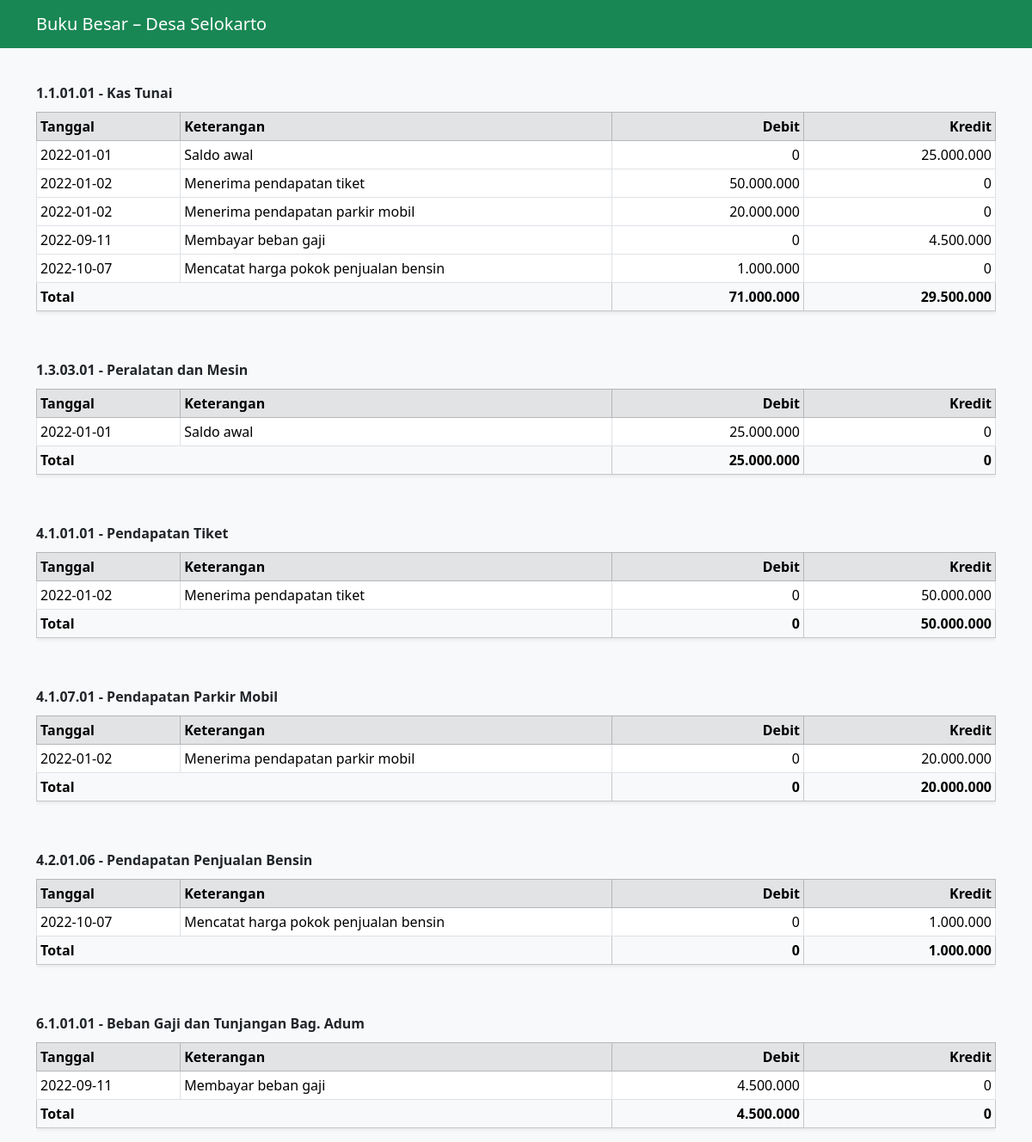
/Keuangan_Desa/pages/buku_besar.php (signed in), run on the app's committed database.
### tables this page shows
CREATE TABLE `coa` (
  `id` int(10) NOT NULL,
  `kode` varchar(15) DEFAULT NULL,
  `nama` varchar(100) DEFAULT NULL,
  `jenis` enum('aset','kewajiban','modal','pendapatan','beban') DEFAULT NULL
);

CREATE TABLE `jurnal_detail` (
  `id` int(10) NOT NULL,
  `jurnal_id` int(10) DEFAULT NULL,
  `coa_id` int(10) DEFAULT NULL,
  `debit` decimal(15,2) DEFAULT NULL,
  `kredit` decimal(15,2) DEFAULT NULL
);

CREATE TABLE `jurnal` (
  `id` int(10) NOT NULL,
  `tanggal` date DEFAULT NULL,
  `keterangan` text DEFAULT NULL
);

### Keuangan_Desa/pages/buku_besar.php (the view, shortened to what this page needs)
<?php
require_once __DIR__ . '/../koneksi.php';
?>
<!DOCTYPE html>
<html>
<head>
    <link href="https://cdn.jsdelivr.net/npm/bootstrap@5.3.2/dist/css/bootstrap.min.css" rel="stylesheet">
</head>
<body class="bg-light">
<nav class="navbar navbar-dark bg-success mb-4">
    <div class="container">
        <span class="navbar-brand">Buku Besar – Desa Selokarto</span>
    </div>
</nav>
<div class="container">
<?php
$coa = mysqli_query($koneksi, "SELECT * FROM coa ORDER BY kode");
while ($c = mysqli_fetch_assoc($coa)) {
    $detail = mysqli_query($koneksi, "
        SELECT j.tanggal, j.keterangan, d.debit, d.kredit
        FROM jurnal_detail d
        JOIN jurnal j ON j.id = d.jurnal_id
        WHERE d.coa_id = '{$c['id']}'
        ORDER BY j.tanggal
    ");
    if (mysqli_num_rows($detail) == 0) continue;
    $total_debit = 0;
    $total_kredit = 0;
?>
<div class="akun-title">
    <?= $c['kode'] ?> - <?= $c['nama'] ?>
</div>
<div class="table-responsive">
<table class="table table-bordered table-sm bg-white shadow-sm">
    <thead class="table-secondary">
        <tr>
            <th style="width:15%">Tanggal</th>
            <th style="width:45%">Keterangan</th>
            <th style="width:20%" class="text-right">Debit</th>
            <th style="width:20%" class="text-right">Kredit</th>
        </tr>
    </thead>
    <tbody>
<?php while ($d = mysqli_fetch_assoc($detail)) {
    $total_debit += $d['debit'];
    $total_kredit += $d['kredit'];
?>
        <tr>
            <td><?= $d['tanggal'] ?></td>
            <td><?= $d['keterangan'] ?></td>
            <td class="text-right"><?= number_format($d['debit'],0,',','.') ?></td>
            <td class="text-right"><?= number_format($d['kredit'],0,',','.') ?></td>
        </tr>
<?php } ?>
        <tr class="table-light fw-bold">
            <td colspan="2">Total</td>
            <td class="text-right"><?= number_format($total_debit,0,',','.') ?></td>
            <td class="text-right"><?= number_format($total_kredit,0,',','.') ?></td>
        </tr>
    </tbody>
</table>
</div>
<?php } ?>
</div>
</body>
</html>

### Keuangan_Desa/pages/buku_besar.php (style rules this page uses)
table { table-layout: fixed; }
th, td { vertical-align: middle; }
.text-right { text-align: right; }
.akun-title { margin-top: 40px; margin-bottom: 10px; font-weight: 600; }

### data on the page
coa: kode "1.1.01.01", nama "Kas Tunai", total_debit "71.000.000", total_kredit "29.500.000"
jurnal_detail: jurnal.tanggal "2022-01-01", jurnal.keterangan "Saldo awal", debit "0", kredit "25.000.000"
jurnal_detail: jurnal.tanggal "2022-01-02", jurnal.keterangan "Menerima pendapatan tiket", debit "50.000.000", kredit "0"
jurnal_detail: jurnal.tanggal "2022-01-02", jurnal.keterangan "Menerima pendapatan parkir mobil", debit "20.000.000", kredit "0"
jurnal_detail: jurnal.tanggal "2022-09-11", jurnal.keterangan "Membayar beban gaji", debit "0", kredit "4.500.000"
jurnal_detail: jurnal.tanggal "2022-10-07", jurnal.keterangan "Mencatat harga pokok penjualan bensin", debit "1.000.000", kredit "0"
coa: kode "1.3.03.01", nama "Peralatan dan Mesin", total_debit "25.000.000", total_kredit "0"
jurnal_detail: jurnal.tanggal "2022-01-01", jurnal.keterangan "Saldo awal", debit "25.000.000", kredit "0"
coa: kode "4.1.01.01", nama "Pendapatan Tiket", total_debit "0", total_kredit "50.000.000"
jurnal_detail: jurnal.tanggal "2022-01-02", jurnal.keterangan "Menerima pendapatan tiket", debit "0", kredit "50.000.000"
coa: kode "4.1.07.01", nama "Pendapatan Parkir Mobil", total_debit "0", total_kredit "20.000.000"
jurnal_detail: jurnal.tanggal "2022-01-02", jurnal.keterangan "Menerima pendapatan parkir mobil", debit "0", kredit "20.000.000"
coa: kode "4.2.01.06", nama "Pendapatan Penjualan Bensin", total_debit "0", total_kredit "1.000.000"
jurnal_detail: jurnal.tanggal "2022-10-07", jurnal.keterangan "Mencatat harga pokok penjualan bensin", debit "0", kredit "1.000.000"
coa: kode "6.1.01.01", nama "Beban Gaji dan Tunjangan Bag. Adum", total_debit "4.500.000", total_kredit "0"
jurnal_detail: jurnal.tanggal "2022-09-11", jurnal.keterangan "Membayar beban gaji", debit "4.500.000", kredit "0"
